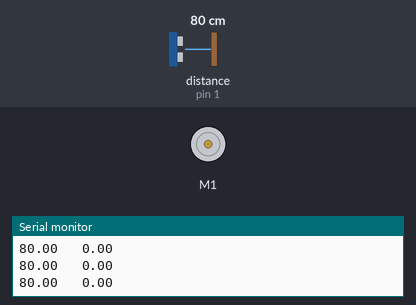
This sketch was run on a simulated Arduino Uno, built with avr-gcc and run on an emulated ATmega328P. Parts: DC motor (green arrow = forward, orange = backward, longer = faster), the last lines printed to the serial monitor. The test bench sets the inputs (shaded band); at power-on: distance to the obstacle (sensor on pin 1) 80 cm.

Above: at 1.2 s.
1.3 s: distance to the obstacle (sensor on pin 1) set to 35 cm
At 1.52 s:
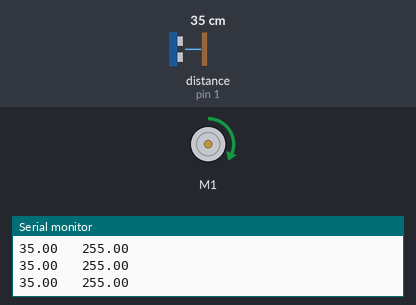
4.3 s: distance to the obstacle (sensor on pin 1) set to 2 cm
At 4.42 s:
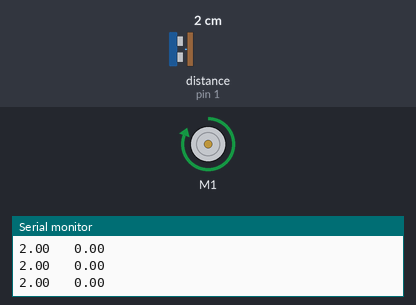
At 5.35 s:
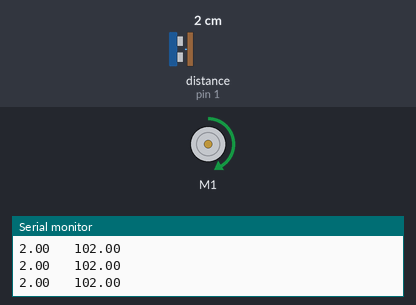
7.3 s: distance to the obstacle (sensor on pin 1) set to 120 cm
10.3 s: distance to the obstacle (sensor on pin 1) set to 9 cm
At 10.53 s:
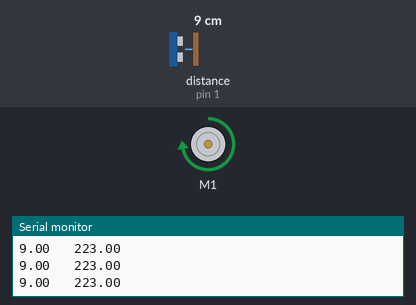
13.3 s: distance to the obstacle (sensor on pin 1) set to 18 cm
16.3 s: distance to the obstacle (sensor on pin 1) set to 60 cm
Timing chart, 0 to 18.8 s (numbered marks = the images above; inputs shaded):
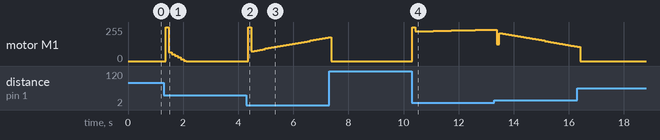

Measured:
- after the input at 1.3 s, motor M1: stopped → forward 255/255 after 0.07 s, → forward 65/255 0.10 s later, → forward 52/255 0.11 s later, → forward 40/255 0.11 s later, … (8 changes in this stretch)
- after the input at 4.3 s, motor M1: stopped → forward 255/255 after 0.07 s, → forward 74/255 0.11 s later, → forward 78/255 0.10 s later, → forward 82/255 0.10 s later, … (28 changes in this stretch)
- after the input at 10.3 s, motor M1: stopped → forward 255/255 at once, → forward 223/255 0.11 s later, → forward 224/255 0.22 s later, → forward 225/255 0.22 s later, … (15 changes in this stretch)

The sketch:

mbotpidporn.ino
```cpp
/********************************************************
 * PID Proportional on measurement Example
 * Setting the PID to use Proportional on measurement will
 * make the output move more smoothly when the setpoint
 * is changed.  In addition, it can eliminate overshoot
 * in certain processes like sous-vides.
 ********************************************************/

#include "MeMCore.h"
#include <PID_v1.h>
#include <Wire.h>
#define PIN_INPUT
#define PIN_OUTPUT
MeDCMotor motor3(M1);
MeDCMotor motor4(M2);
MeUltrasonicSensor right(PORT_1);
MeUltrasonicSensor left(PORT_4);
double Setpoint, Input, Output;
//Specify the links and initial tuning parameters
PID myPID(&Input, &Output, &Setpoint,2,5,1,P_ON_M, DIRECT); //P_ON_M specifies that Proportional on Measurement be used
                                                            //P_ON_E (Proportional on Error) is the default behavior

void setup()
{Serial.begin(9600);
  //initialize the variables we're linked to
  Input = right.distanceCm();
  Setpoint = 10;

  //turn the PID on
  myPID.SetMode(AUTOMATIC);
}

void loop()
{
  Input = right.distanceCm();
  myPID.Compute();
  Serial.print(Input);
  Serial.print("   ");
  Serial.println(Output);
  motor3.run(Output);
  //analogWrite(PIN_OUTPUT, Output);

}
```
